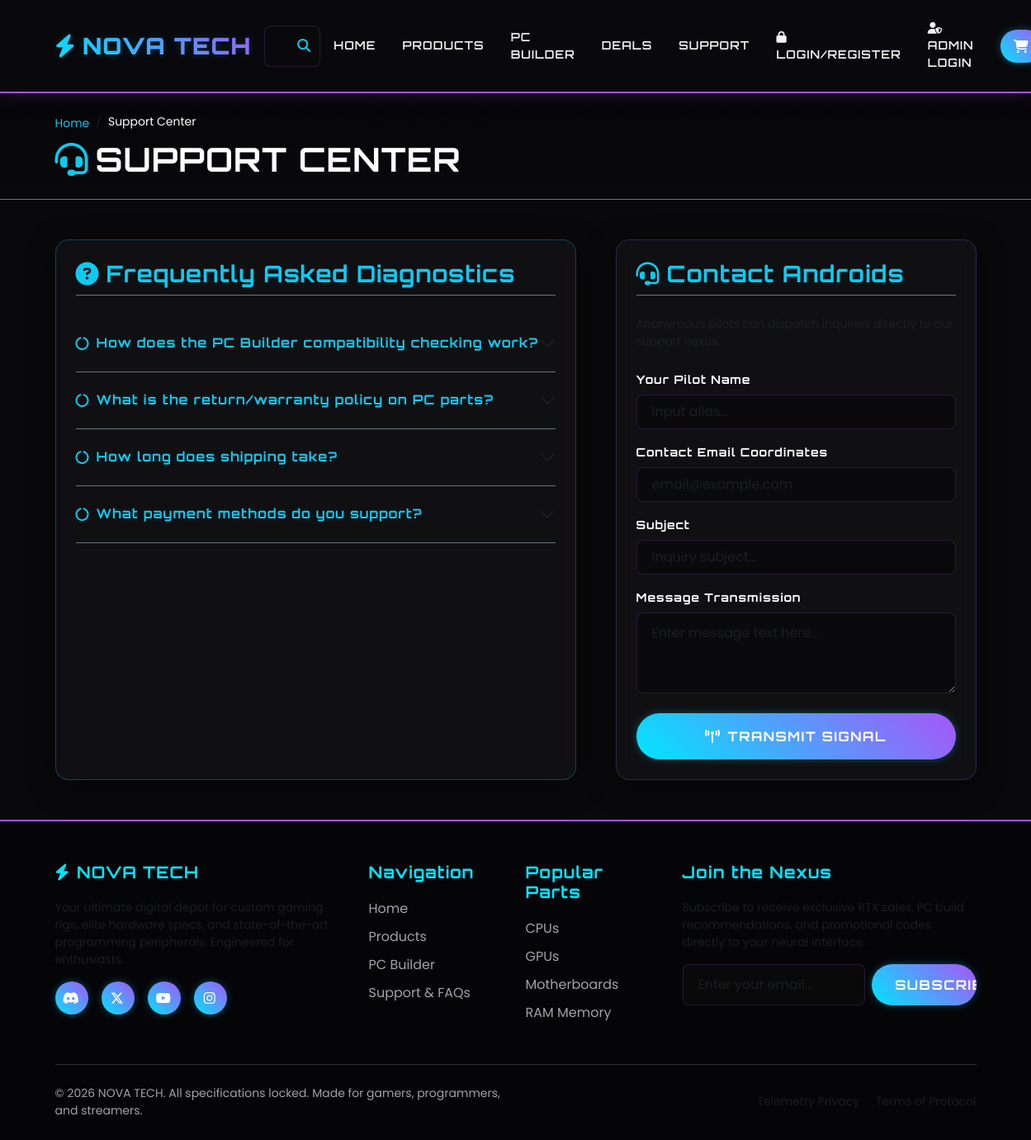
/support/, run on the app's committed database.
### support/models.py (models this page shows, shortened)
class FAQ(models.Model):
    CATEGORY_CHOICES = [
        ('General', 'General'),
        ('Billing', 'Billing/Payment'),
        ('Shipping', 'Shipping/Delivery'),
        ('Hardware', 'Hardware & Compatibility'),
    ]
    question = models.CharField(max_length=255)
    answer = models.TextField()
    category = models.CharField(max_length=20, choices=CATEGORY_CHOICES, default='General')

### support/views.py (the view, shortened to what this page needs)
# urls.py: path('', views.support_home_view, name='home'),
def support_home_view(request):
    faqs = FAQ.objects.all()
    categories = FAQ.CATEGORY_CHOICES
    context = {
        'faqs': faqs,
        'categories': categories
    }
    return render(request, 'support/support_home.html', context)

### cart/context_processors.py (called while the page is built)
def cart_counter(request):
    try:
        cart = get_or_create_cart(request)
        return {'cart_item_count': cart.total_items}
    except Exception:
        return {'cart_item_count': 0}

### cart/views.py (called while the page is built)
def get_or_create_cart(request):
    if not request.session.session_key:
        request.session.create()
    session_key = request.session.session_key
    if request.user.is_authenticated:
        user_cart, created = Cart.objects.get_or_create(user=request.user)
        session_cart = Cart.objects.filter(session_key=session_key).first()
        if session_cart:
            for item in session_cart.items.all():
                existing_item = user_cart.items.filter(product=item.product).first()
                if existing_item:
                    existing_item.quantity += item.quantity
                    existing_item.save()
                else:
                    item.cart = user_cart
                    item.save()
            session_cart.delete()
        return user_cart
    else:
        cart, created = Cart.objects.get_or_create(session_key=session_key)
        return cart

### templates/support/support_home.html (shortened to what this page needs)
{% extends 'base.html' %}
{% load static %}
{% block content %}
<section class="py-4 bg-dark border-bottom border-secondary mb-5" style="background: linear-gradient(180deg, #050508 0%, var(--bg-dark) 100%);">
    <div class="container">
        <nav aria-label="breadcrumb">
            <ol class="breadcrumb mb-2">
                <li class="breadcrumb-item"><a href="{% url 'home' %}" class="text-info text-decoration-none small">Home</a></li>
                <li class="breadcrumb-item active text-white small" aria-current="page">Support Center</li>
            </ol>
        </nav>
        <h1 class="brand-font text-white mb-0 text-uppercase"><i class="fa-solid fa-headset me-2 text-info"></i>Support Center</h1>
    </div>
</section>
<div class="container my-5">
    <div class="row g-5">
        <div class="col-lg-7">
            <div class="glass-panel p-4 border-neon-blue h-100">
                <h3 class="brand-font text-info mb-4 border-bottom border-secondary pb-2"><i class="fa-solid fa-circle-question me-2"></i>Frequently Asked Diagnostics</h3>
                <div class="accordion accordion-flush" id="faqAccordion">
                    {% for faq in faqs %}
                        <div class="accordion-item bg-transparent text-white border-bottom border-secondary py-2">
                            <h2 class="accordion-header" id="heading_{{ faq.id }}">
                                <button class="accordion-button collapsed bg-transparent text-info brand-font fs-6 px-0" type="button" data-bs-toggle="collapse" data-bs-target="#collapse_{{ faq.id }}" aria-expanded="false" aria-controls="collapse_{{ faq.id }}" style="box-shadow: none;">
                                    <i class="fa-solid fa-circle-notch me-2 text-purple pulsate"></i>{{ faq.question }}
                                </button>
                            </h2>
                        </div>
                    {% empty %}
                        <div class="text-center py-5 text-muted">
                            <i class="fa-solid fa-comments-question fa-4x mb-3 text-muted"></i>
                            <p class="mb-0">No diagnostics registered. Seed data using command.</p>
                        </div>
                    {% endfor %}
                </div>
            </div>
        </div>
        <div class="col-lg-5">
            {% if user.is_authenticated %}
                <div class="glass-panel p-4 border-neon-purple h-100">
                    <h3 class="brand-font text-info mb-4 border-bottom border-secondary pb-2"><i class="fa-solid fa-ticket me-2"></i>Generate Support Ticket</h3>
                    <p class="small text-muted mb-4">Lodge a tech support, order query, or system complaint ticket directly in our telemetry registry database.</p>
                    <form action="{% url 'support:create_ticket' %}" method="POST">
                        {% csrf_token %}
                        <div class="mb-3">
                            <label class="form-label brand-font text-white small">Topic Subject</label>
                            <input type="text" name="subject" class="form-control form-cyber text-white py-2" placeholder="Briefly describe query..." required>
                        </div>
                        <div class="mb-3">
                            <label class="form-label brand-font text-white small">Category Classification</label>
                            <select name="category" class="form-select form-cyber text-white py-2" required style="font-family: 'Orbitron', sans-serif;">
                                <option value="Technical">⚙️ Technical Support & Diagnostics</option>
                                <option value="Order">📦 Order Logistics / Billing Problem</option>
                                <option value="Builder">🛠️ PC Builder Configurator Question</option>
                                <option value="General">Inquiry / Other Feedback</option>
                            </select>
                        </div>
                        <div class="mb-4">
                            <label class="form-label brand-font text-white small">Complete Description</label>
                            <textarea name="description" class="form-control form-cyber text-white" rows="4" placeholder="Detail hardware issues, component part numbers, or complaints here..." required></textarea>
                        </div>
                        <button type="submit" class="btn btn-rgb w-100 py-3">
                            <i class="fa-solid fa-paper-plane me-2"></i>Lodge Ticket Protocol
                        </button>
                    </form>
                </div>
            {% else %}
                <div class="glass-panel p-4 border-neon-purple h-100">
                    <h3 class="brand-font text-info mb-4 border-bottom border-secondary pb-2"><i class="fa-solid fa-headset me-2"></i>Contact Androids</h3>
                    <p class="small text-muted mb-4">Anonymous pilots can dispatch inquiries directly to our support nexus.</p>
                    <form method="POST">
                        <div class="mb-3">
                            <label class="form-label brand-font text-white small">Your Pilot Name</label>
                            <input type="text" name="name" class="form-control form-cyber text-white py-2" placeholder="Input alias..." required>
                        </div>
                        <div class="mb-3">
                            <label class="form-label brand-font text-white small">Contact Email Coordinates</label>
                            <input type="email" name="email" class="form-control form-cyber text-white py-2" placeholder="email@example.com" required>
                        </div>
                        <div class="mb-3">
                            <label class="form-label brand-font text-white small">Subject</label>
                            <input type="text" name="subject" class="form-control form-cyber text-white py-2" placeholder="Inquiry subject..." required>
                        </div>
                        <div class="mb-4">
                            <label class="form-label brand-font text-white small">Message Transmission</label>
                            <textarea name="message" class="form-control form-cyber text-white" rows="3" placeholder="Enter message text here..." required></textarea>
                        </div>
                        <button type="submit" class="btn btn-rgb w-100 py-3">
                            <i class="fa-solid fa-tower-broadcast me-2"></i>Transmit Signal
                        </button>
                    </form>
                </div>
            {% endif %}
        </div>
    </div>
</div>
{% endblock %}

### static/css/style.css (style rules this page uses)
:root { --bg-dark: #09090b; --bg-card: rgba(20, 20, 25, 0.65); --border-glow: rgba(168, 85, 247, 0.2); --border-glow-active: rgba(6, 182, 212, 0.6); --neon-blue: #00e5ff; --neon-purple: #a855f7; --neon-pink: #ff007f; --text-primary: #f4f4f5; --text-muted: #a1a1aa; }
body { background-color: var(--bg-dark); color: var(--text-primary); font-family: 'Poppins', sans-serif; overflow-x: hidden; min-height: 100vh; display: flex; flex-direction: column; }
h1, h2, h3, h4, h5, h6, .brand-font { font-family: 'Orbitron', sans-serif; font-weight: 700; letter-spacing: 1px; }
.glass-panel { background: var(--bg-card); backdrop-filter: blur(12px); -webkit-backdrop-filter: blur(12px); border: 1px solid var(--border-glow); border-radius: 16px; box-shadow: 0 8px 32px 0 rgba(0, 0, 0, 0.5); transition: all 0.4s cubic-bezier(0.165, 0.84, 0.44, 1); }
.border-neon-blue { border: 1px solid rgba(0, 229, 255, 0.25) !important; }
.border-neon-purple { border: 1px solid rgba(168, 85, 247, 0.25) !important; }
.btn-rgb { background: linear-gradient(45deg, var(--neon-blue), var(--neon-purple)); color: #fff !important; border: none; font-family: 'Orbitron', sans-serif; font-weight: 700; text-transform: uppercase; letter-spacing: 1.5px; border-radius: 30px; padding: 10px 28px; transition: all 0.3s ease; position: relative; z-index: 1; overflow: hidden; box-shadow: 0 0 10px rgba(0, 229, 255, 0.3); }
.btn-rgb::before { content: ''; position: absolute; top: 0; left: 0; right: 0; bottom: 0; background: linear-gradient(45deg, var(--neon-purple), var(--neon-blue)); z-index: -1; transition: opacity 0.5s ease; opacity: 0; }
.form-cyber { background: rgba(10, 10, 12, 0.8) !important; border: 1px solid var(--border-glow) !important; color: var(--text-primary) !important; border-radius: 8px; padding: 12px 18px; transition: all 0.3s ease; }
.pulsate { animation: pulse 2s infinite; }

### data on the page
FAQ: question "How does the PC Builder compatibility checking work?"
FAQ: question "What is the return/warranty policy on PC parts?"
FAQ: question "How long does shipping take?"
FAQ: question "What payment methods do you support?"
